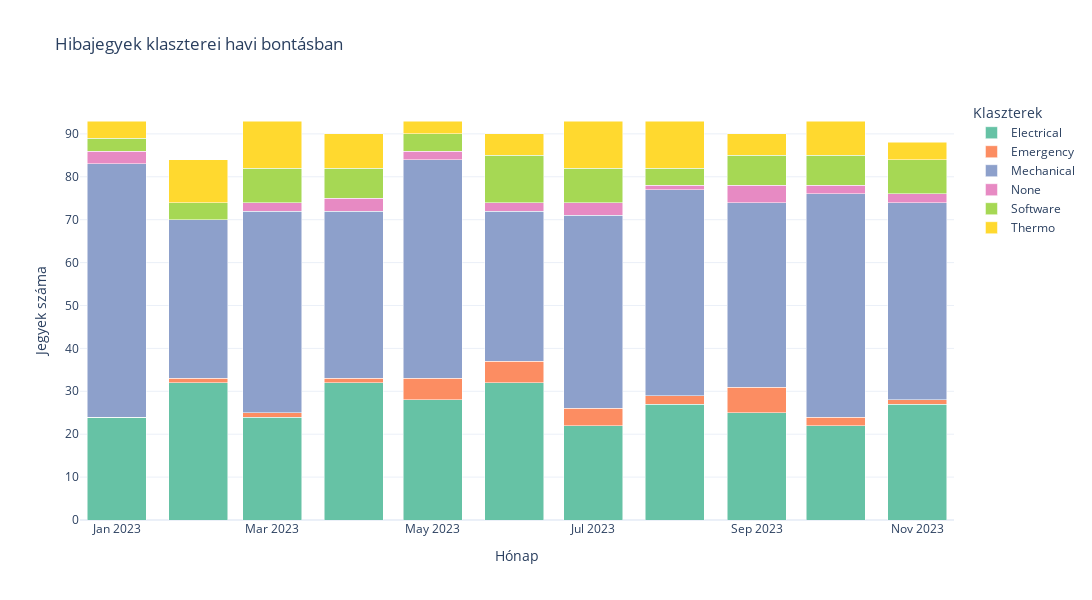

Notebook code cell kept with this figure:
### Code cell
import plotly.express as px

# Preprocess data for Plotly chart
# monthly_counts_reset = monthly_counts.reset_index()
# monthly_counts_reset["Month"] = monthly_counts_reset["Month"].astype(str)
# monthly_counts_melted = monthly_counts_reset.melt(id_vars="Month", var_name="Cluster", value_name="Count")

monthly_counts_reset = monthly_counts.reset_index()
monthly_counts_reset["Month"] = monthly_counts_reset["Month"].dt.to_timestamp()  # Period → Timestamp
monthly_counts_melted = monthly_counts_reset.melt(id_vars="Month", var_name="Cluster", value_name="Count")


# Plotly stacked bar chart
fig = px.bar(
    monthly_counts_melted,
    x="Month",
    y="Count",
    color="Cluster",
    title="Hibajegyek klaszterei havi bontásban",
    labels={"Month": "Hónap", "Count": "Jegyek száma", "Cluster": "Klaszter"},
    color_discrete_sequence=px.colors.qualitative.Set2)

fig.update_layout(
    barmode="stack",
    xaxis_title="Hónap",
    yaxis_title="Jegyek száma",
    template="plotly_white",
    height=600,
    width=1500,
    legend_title="Klaszterek")

fig.show()

### Figure 1 — Plotly figure (JSON) as saved in the notebook; plotly's stock layout.template omitted (floating-point values rounded to 4 significant figures)
{"data": [{"hovertemplate": "Klaszter=Electrical<br>Hónap=%{x}<br>Jegyek száma=%{y}<extra></extra>", "legendgroup": "Electrical", "marker": {"color": "rgb(102,194,165)", "pattern": {"shape": ""}}, "name": "Electrical", "orientation": "v", "showlegend": true, "textposition": "auto", "type": "bar", "x": ["2023-01-01T00:00:00.000000000", "2023-02-01T00:00:00.000000000", "2023-03-01T00:00:00.000000000", "2023-04-01T00:00:00.000000000", "2023-05-01T00:00:00.000000000", "2023-06-01T00:00:00.000000000", "2023-07-01T00:00:00.000000000", "2023-08-01T00:00:00.000000000", "2023-09-01T00:00:00.000000000", "2023-10-01T00:00:00.000000000", "2023-11-01T00:00:00.000000000"], "xaxis": "x", "y": [24, 32, 24, 32, 28, 32, 22, 27, 25, 22, 27], "yaxis": "y"}, {"hovertemplate": "Klaszter=Emergency<br>Hónap=%{x}<br>Jegyek száma=%{y}<extra></extra>", "legendgroup": "Emergency", "marker": {"color": "rgb(252,141,98)", "pattern": {"shape": ""}}, "name": "Emergency", "orientation": "v", "showlegend": true, "textposition": "auto", "type": "bar", "x": ["2023-01-01T00:00:00.000000000", "2023-02-01T00:00:00.000000000", "2023-03-01T00:00:00.000000000", "2023-04-01T00:00:00.000000000", "2023-05-01T00:00:00.000000000", "2023-06-01T00:00:00.000000000", "2023-07-01T00:00:00.000000000", "2023-08-01T00:00:00.000000000", "2023-09-01T00:00:00.000000000", "2023-10-01T00:00:00.000000000", "2023-11-01T00:00:00.000000000"], "xaxis": "x", "y": [0, 1, 1, 1, 5, 5, 4, 2, 6, 2, 1], "yaxis": "y"}, {"hovertemplate": "Klaszter=Mechanical<br>Hónap=%{x}<br>Jegyek száma=%{y}<extra></extra>", "legendgroup": "Mechanical", "marker": {"color": "rgb(141,160,203)", "pattern": {"shape": ""}}, "name": "Mechanical", "orientation": "v", "showlegend": true, "textposition": "auto", "type": "bar", "x": ["2023-01-01T00:00:00.000000000", "2023-02-01T00:00:00.000000000", "2023-03-01T00:00:00.000000000", "2023-04-01T00:00:00.000000000", "2023-05-01T00:00:00.000000000", "2023-06-01T00:00:00.000000000", "2023-07-01T00:00:00.000000000", "2023-08-01T00:00:00.000000000", "2023-09-01T00:00:00.000000000", "2023-10-01T00:00:00.000000000", "2023-11-01T00:00:00.000000000"], "xaxis": "x", "y": [59, 37, 47, 39, 51, 35, 45, 48, 43, 52, 46], "yaxis": "y"}, {"hovertemplate": "Klaszter=None<br>Hónap=%{x}<br>Jegyek száma=%{y}<extra></extra>", "legendgroup": "None", "marker": {"color": "rgb(231,138,195)", "pattern": {"shape": ""}}, "name": "None", "orientation": "v", "showlegend": true, "textposition": "auto", "type": "bar", "x": ["2023-01-01T00:00:00.000000000", "2023-02-01T00:00:00.000000000", "2023-03-01T00:00:00.000000000", "2023-04-01T00:00:00.000000000", "2023-05-01T00:00:00.000000000", "2023-06-01T00:00:00.000000000", "2023-07-01T00:00:00.000000000", "2023-08-01T00:00:00.000000000", "2023-09-01T00:00:00.000000000", "2023-10-01T00:00:00.000000000", "2023-11-01T00:00:00.000000000"], "xaxis": "x", "y": [3, 0, 2, 3, 2, 2, 3, 1, 4, 2, 2], "yaxis": "y"}, {"hovertemplate": "Klaszter=Software<br>Hónap=%{x}<br>Jegyek száma=%{y}<extra></extra>", "legendgroup": "Software", "marker": {"color": "rgb(166,216,84)", "pattern": {"shape": ""}}, "name": "Software", "orientation": "v", "showlegend": true, "textposition": "auto", "type": "bar", "x": ["2023-01-01T00:00:00.000000000", "2023-02-01T00:00:00.000000000", "2023-03-01T00:00:00.000000000", "2023-04-01T00:00:00.000000000", "2023-05-01T00:00:00.000000000", "2023-06-01T00:00:00.000000000", "2023-07-01T00:00:00.000000000", "2023-08-01T00:00:00.000000000", "2023-09-01T00:00:00.000000000", "2023-10-01T00:00:00.000000000", "2023-11-01T00:00:00.000000000"], "xaxis": "x", "y": [3, 4, 8, 7, 4, 11, 8, 4, 7, 7, 8], "yaxis": "y"}, {"hovertemplate": "Klaszter=Thermo<br>Hónap=%{x}<br>Jegyek száma=%{y}<extra></extra>", "legendgroup": "Thermo", "marker": {"color": "rgb(255,217,47)", "pattern": {"shape": ""}}, "name": "Thermo", "orientation": "v", "showlegend": true, "textposition": "auto", "type": "bar", "x": ["2023-01-01T00:00:00.000000000", "2023-02-01T00:00:00.000000000", "2023-03-01T00:00:00.000000000", "2023-04-01T00:00:00.000000000", "2023-05-01T00:00:00.000000000", "2023-06-01T00:00:00.000000000", "2023-07-01T00:00:00.000000000", "2023-08-01T00:00:00.000000000", "2023-09-01T00:00:00.000000000", "2023-10-01T00:00:00.000000000", "2023-11-01T00:00:00.000000000"], "xaxis": "x", "y": [4, 10, 11, 8, 3, 5, 11, 11, 5, 8, 4], "yaxis": "y"}], "layout": {"barmode": "stack", "height": 600, "legend": {"title": {"text": "Klaszterek"}, "tracegroupgap": 0}, "title": {"text": "Hibajegyek klaszterei havi bontásban"}, "width": 1500, "xaxis": {"anchor": "y", "domain": [0, 1], "title": {"text": "Hónap"}}, "yaxis": {"anchor": "x", "domain": [0, 1], "title": {"text": "Jegyek száma"}}}}
